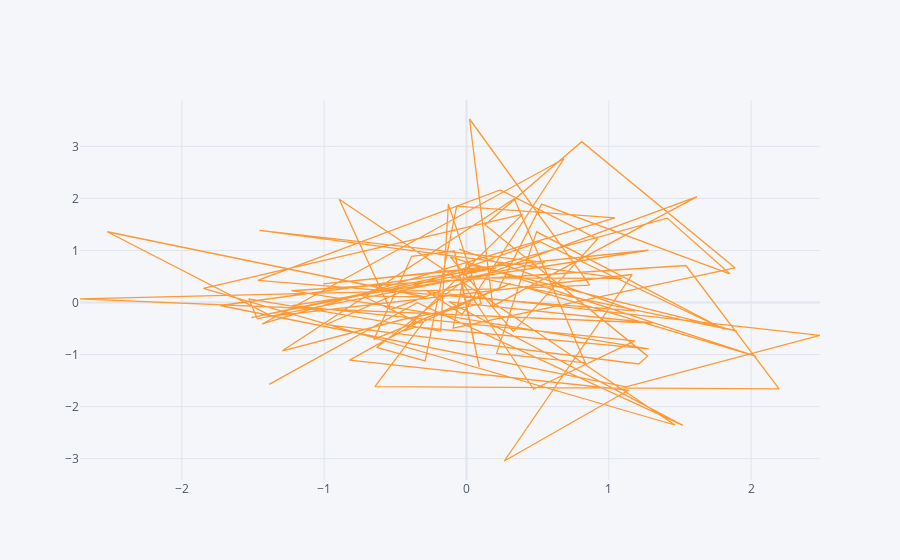

Notebook code cell kept with this figure:
### Code cell
df.iplot(kind='scatter', x= 'A', y= 'B')
